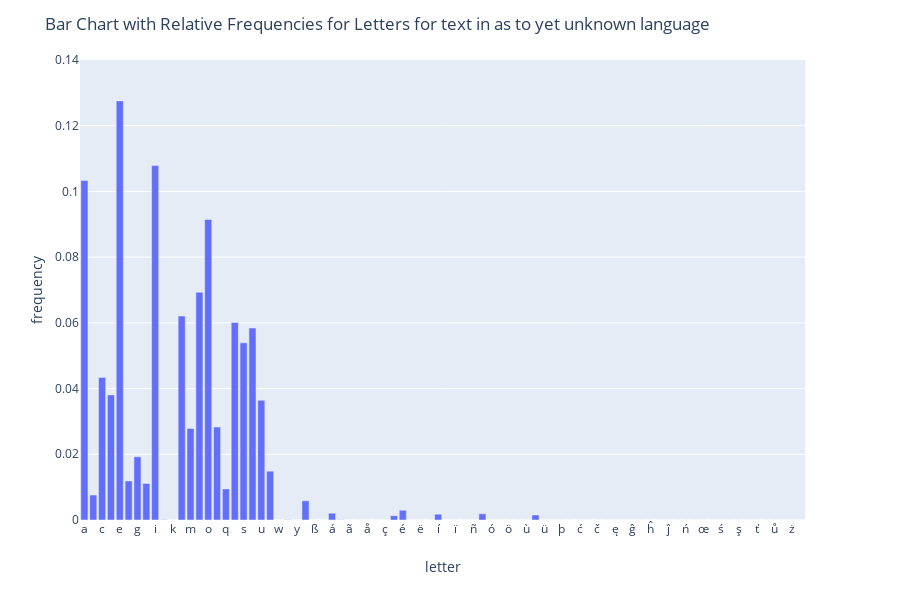

Notebook code for this chart:
### Code cell
fig = px.bar(text_lf, x="letter", y="frequency"
             , range_y=[0,0.14]
             , barmode="group"
            )

fig.update_layout(
    title=go.layout.Title(
        text="Bar Chart with Relative Frequencies for Letters for text in as to yet unknown language"
    ))
fig.show()

### Figure 1 — Plotly figure (JSON) as saved in the notebook; plotly's stock layout.template omitted (floating-point values rounded to 4 significant figures)
{"data": [{"alignmentgroup": "True", "hoverlabel": {"namelength": 0}, "hovertemplate": "letter=%{x}<br>frequency=%{y}", "legendgroup": "", "marker": {"color": "#636efa"}, "name": "", "offsetgroup": "", "orientation": "v", "showlegend": false, "textposition": "auto", "type": "bar", "x": ["a", "b", "c", "d", "e", "f", "g", "h", "i", "j", "k", "l", "m", "n", "o", "p", "q", "r", "s", "t", "u", "v", "w", "x", "y", "z", "ß", "à", "á", "â", "ã", "ä", "å", "æ", "ç", "è", "é", "ê", "ë", "ì", "í", "î", "ï", "ð", "ñ", "ò", "ó", "ô", "ö", "ø", "ù", "ú", "ü", "ý", "þ", "ą", "ć", "ĉ", "č", "ď", "ę", "ě", "ĝ", "ğ", "ĥ", "ı", "ĵ", "ł", "ń", "ň", "œ", "ř", "ś", "ŝ", "ş", "š", "ť", "ŭ", "ů", "ź", "ż", "ž"], "xaxis": "x", "y": [0.1033, 0.007594, 0.04336, 0.03808, 0.1276, 0.01189, 0.01926, 0.01112, 0.1079, 0.0001101, 0, 0.06207, 0.02785, 0.06934, 0.09146, 0.02829, 0.009465, 0.06009, 0.05393, 0.05844, 0.03643, 0.01486, 0, 0.0001101, 0, 0.005833, 0, 0, 0.002091, 0.0001101, 0, 0, 0, 0, 0, 0.001321, 0.002972, 0, 0, 0, 0.001761, 0, 0, 0, 0, 0.001871, 0, 0, 0, 0, 0, 0.001541, 0, 0, 0, 0, 0, 0, 0, 0, 0, 0, 0, 0, 0, 0, 0, 0, 0, 0, 0, 0, 0, 0, 0, 0, 0, 0, 0, 0, 0, 0], "yaxis": "y"}], "layout": {"barmode": "group", "height": 600, "legend": {"tracegroupgap": 0}, "margin": {"t": 60}, "title": {"text": "Bar Chart with Relative Frequencies for Letters for text in as to yet unknown language"}, "xaxis": {"anchor": "y", "domain": [0, 0.98], "title": {"text": "letter"}}, "yaxis": {"anchor": "x", "domain": [0, 1], "range": [0, 0.14], "title": {"text": "frequency"}}}}
